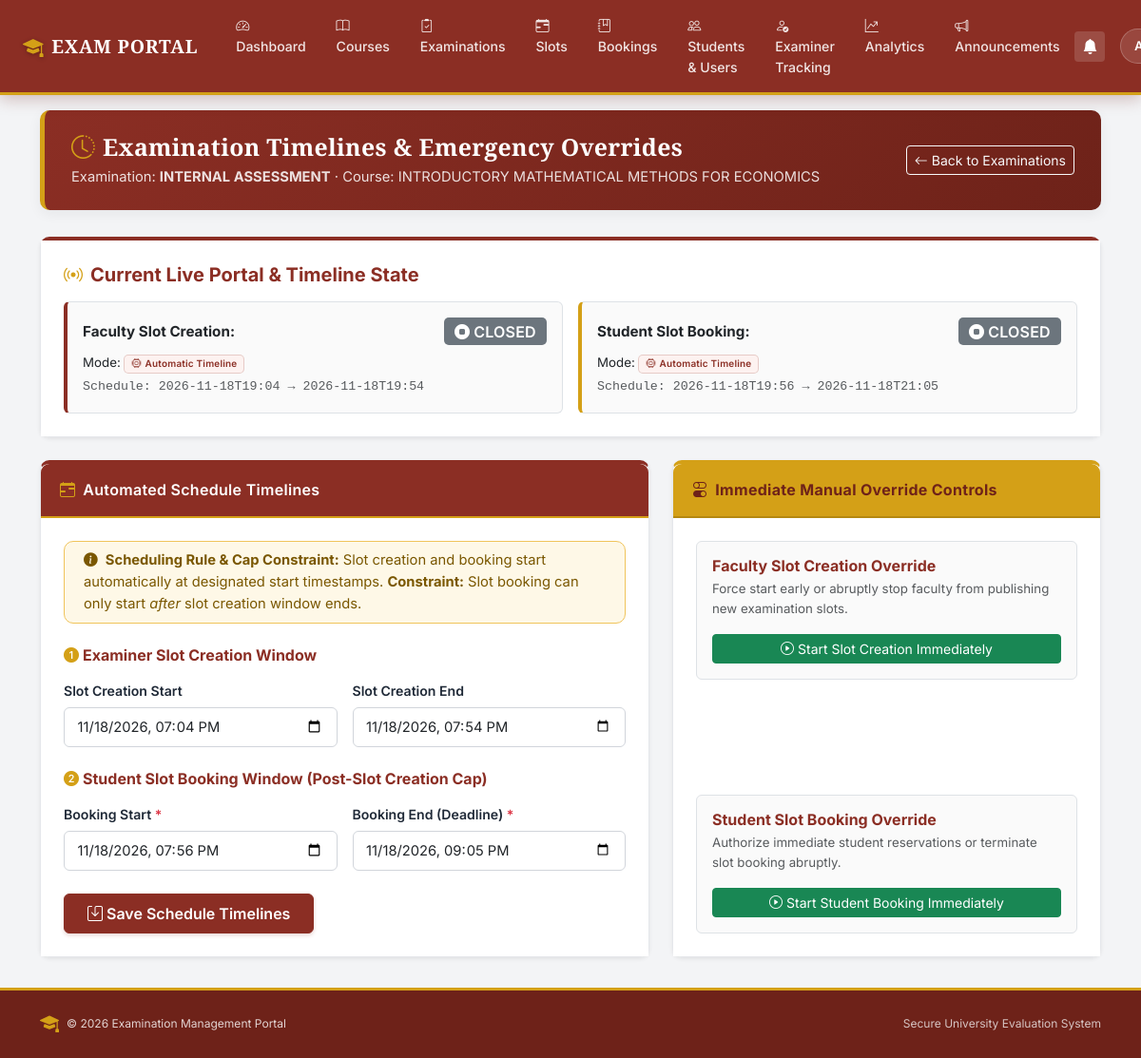
Screenshot of /examination/1/settings (signed in) with the database file from the repository.
### models.py (models this page shows, shortened)
class BaseModel(db.Model):
    __abstract__ = True

class Examination(BaseModel):
    id = db.Column(db.Integer, primary_key=True)
    name = db.Column(db.String(100), nullable=False)
    course_id = db.Column(db.Integer, db.ForeignKey("course.id"), nullable=False)
    status = db.Column(db.String(30), default="Draft")
    slot_creation_start = db.Column(db.String(30))
    slot_creation_end = db.Column(db.String(30))
    slot_creation_open = db.Column(db.Boolean, default=False)
    booking_open = db.Column(db.Boolean, default=False)
    booking_start = db.Column(db.String(30))
    booking_end = db.Column(db.String(30))
    slot_creation_override = db.Column(db.String(10), default=None)
    booking_override = db.Column(db.String(10), default=None)
    course = db.relationship("Course", backref="examinations")

class Course(BaseModel):
    id = db.Column(db.Integer, primary_key=True)
    name = db.Column(db.String(100), nullable=False)
    description = db.Column(db.String(500))
    resources = db.relationship("CourseResource", backref="course", cascade="all, delete-orphan")

### routes/admin.py (the view, shortened to what this page needs)
@role_required("Admin")
def examination_settings(examination_id):
    exam = Examination.query.get_or_404(examination_id)
    return render_template("examination_settings.html", examination=exam)

### templates/examination_settings.html (shortened to what this page needs)
{% extends "base.html" %}
{% block content %}
<div class="container my-3">
    <div class="erp-header">
        <div class="d-flex justify-content-between align-items-center flex-wrap gap-2">
            <div>
                <h2><i class="bi bi-clock-history me-2 text-gold"></i>Examination Timelines &amp; Emergency Overrides</h2>
                <p>Examination: <strong>{{ examination.name }}</strong> &middot; Course: {{ examination.course.name }}</p>
            </div>
            <div>
                <a href="{{ url_for('examinations') }}" class="btn btn-outline-light btn-sm">
                    <i class="bi bi-arrow-left me-1"></i>Back to Examinations
                </a>
            </div>
        </div>
    </div>
    <div class="card shadow-sm mb-4" style="border-top: 4px solid var(--maroon);">
        <div class="card-body p-4 bg-white">
            <h5 class="fw-bold text-maroon mb-3"><i class="bi bi-broadcast me-2 text-gold"></i>Current Live Portal &amp; Timeline State</h5>
            <div class="row g-3">
                <div class="col-md-6">
                    <div class="p-3 rounded border" style="background-color: #FAFAFA; border-left: 4px solid var(--maroon) !important;">
                        <div class="d-flex justify-content-between align-items-center mb-2">
                            <span class="fw-bold text-dark">Faculty Slot Creation:</span>
                            {% if examination.slot_creation_open %}
                                <span class="badge bg-success fs-6"><i class="bi bi-play-circle-fill me-1"></i>OPEN / ACTIVE</span>
                            {% else %}
                                <span class="badge bg-secondary fs-6"><i class="bi bi-stop-circle-fill me-1"></i>CLOSED</span>
                            {% endif %}
                        </div>
                        <div class="small mb-1">
                            Mode:
                            {% if examination.slot_creation_override == 'open' %}
                                <span class="badge bg-gold text-dark"><i class="bi bi-shield-exclamation me-1"></i>Force Opened (Admin Override)</span>
                            {% elif examination.slot_creation_override == 'closed' %}
                                <span class="badge bg-danger"><i class="bi bi-slash-circle me-1"></i>Stopped Abruptly (Admin Override)</span>
                            {% else %}
                                <span class="badge" style="background-color: var(--maroon-subtle); color: var(--maroon); border: 1px solid rgba(139,46,36,0.2);"><i class="bi bi-cpu me-1"></i>Automatic Timeline</span>
                            {% endif %}
                        </div>
                        <div class="small text-muted font-monospace">
                            Schedule: {{ examination.slot_creation_start or 'Not set' }} &rarr; {{ examination.slot_creation_end or 'Not set' }}
                        </div>
                    </div>
                </div>
                <div class="col-md-6">
                    <div class="p-3 rounded border" style="background-color: #FAFAFA; border-left: 4px solid var(--gold) !important;">
                        <div class="d-flex justify-content-between align-items-center mb-2">
                            <span class="fw-bold text-dark">Student Slot Booking:</span>
                            {% if examination.booking_open %}
                                <span class="badge bg-success fs-6"><i class="bi bi-play-circle-fill me-1"></i>OPEN / ACTIVE</span>
                            {% else %}
                                <span class="badge bg-secondary fs-6"><i class="bi bi-stop-circle-fill me-1"></i>CLOSED</span>
                            {% endif %}
                        </div>
                        <div class="small mb-1">
                            Mode:
                            {% if examination.booking_override == 'open' %}
                                <span class="badge bg-gold text-dark"><i class="bi bi-shield-exclamation me-1"></i>Force Opened (Admin Override)</span>
                            {% elif examination.booking_override == 'closed' %}
                                <span class="badge bg-danger"><i class="bi bi-slash-circle me-1"></i>Stopped Abruptly (Admin Override)</span>
                            {% else %}
                                <span class="badge" style="background-color: var(--maroon-subtle); color: var(--maroon); border: 1px solid rgba(139,46,36,0.2);"><i class="bi bi-cpu me-1"></i>Automatic Timeline</span>
                            {% endif %}
                        </div>
                        <div class="small text-muted font-monospace">
                            Schedule: {{ examination.booking_start or 'Not set' }} &rarr; {{ examination.booking_end or 'Not set' }}
                        </div>
                    </div>
                </div>
            </div>
        </div>
    </div>
    <div class="row g-4">
        <div class="col-lg-7">
            <div class="card shadow-sm h-100" style="border-top: 4px solid var(--maroon);">
                <div class="card-header card-header-maroon">
                    <i class="bi bi-calendar-range me-2 text-gold"></i>Automated Schedule Timelines
                </div>
                <div class="card-body p-4 bg-white">
                    <div class="alert alert-info py-2 small mb-4" style="background-color: var(--gold-light); border-color: #F0C45B; color: #7A5700;">
                        <i class="bi bi-info-circle-fill me-1"></i> <strong>Scheduling Rule &amp; Cap Constraint:</strong>
                        Slot creation and booking start automatically at designated start timestamps.
                        <strong>Constraint:</strong> Slot booking can only start <em>after</em> slot creation window ends.
                    </div>
                    <form method="POST" id="timelineForm">
                        <h6 class="fw-bold text-maroon mb-3"><i class="bi bi-1-circle-fill me-1 text-gold"></i>Examiner Slot Creation Window</h6>
                        <div class="row g-3 mb-4">
                            <div class="col-md-6">
                                <label class="form-label">Slot Creation Start</label>
                                <input type="datetime-local" id="slot_creation_start" name="slot_creation_start" class="form-control" value="{{ examination.slot_creation_start or '' }}">
                            </div>
                            <div class="col-md-6">
                                <label class="form-label">Slot Creation End</label>
                                <input type="datetime-local" id="slot_creation_end" name="slot_creation_end" class="form-control" value="{{ examination.slot_creation_end or '' }}" onchange="updateBookingMinCap()">
                            </div>
                        </div>
                        <h6 class="fw-bold text-maroon mb-3"><i class="bi bi-2-circle-fill me-1 text-gold"></i>Student Slot Booking Window (Post-Slot Creation Cap)</h6>
                        <div class="row g-3 mb-4">
                            <div class="col-md-6">
                                <label class="form-label">Booking Start <span class="text-danger">*</span></label>
                                <input type="datetime-local" id="booking_start" name="booking_start" class="form-control" value="{{ examination.booking_start or '' }}">
                            </div>
                            <div class="col-md-6">
                                <label class="form-label">Booking End (Deadline) <span class="text-danger">*</span></label>
                                <input type="datetime-local" id="booking_end" name="booking_end" class="form-control" value="{{ examination.booking_end or '' }}">
                            </div>
                        </div>
                        <button type="submit" class="btn btn-primary px-4 py-2">
                            <i class="bi bi-save me-1"></i>Save Schedule Timelines
                        </button>
                    </form>
                </div>
            </div>
        </div>
        <div class="col-lg-5">
            <div class="card shadow-sm h-100" style="border-top: 4px solid var(--gold);">
                <div class="card-header card-header-gold">
                    <i class="bi bi-toggles me-2"></i>Immediate Manual Override Controls
                </div>
                <div class="card-body p-4 bg-white d-flex flex-column justify-content-between">
                    <div class="p-3 rounded border mb-4" style="background-color: #FAFAFA;">
                        <h6 class="fw-bold text-maroon mb-1">Faculty Slot Creation Override</h6>
                        <p class="small text-muted mb-3">Force start early or abruptly stop faculty from publishing new examination slots.</p>
                        <div class="d-flex gap-2 flex-wrap">
                            <form method="POST" action="{{ url_for('toggle_slot_creation', examination_id=examination.id) }}" class="flex-grow-1">
                                {% if examination.slot_creation_open %}
                                <button type="submit" class="btn btn-danger w-100 btn-sm">
                                    <i class="bi bi-stop-circle me-1"></i>Stop Slot Creation Abruptly
                                </button>
                                {% else %}
                                <button type="submit" class="btn btn-success w-100 btn-sm">
                                    <i class="bi bi-play-circle me-1"></i>Start Slot Creation Immediately
                                </button>
                                {% endif %}
                            </form>
                        </div>
                    </div>
                    <div class="p-3 rounded border" style="background-color: #FAFAFA;">
                        <h6 class="fw-bold text-maroon mb-1">Student Slot Booking Override</h6>
                        <p class="small text-muted mb-3">Authorize immediate student reservations or terminate slot booking abruptly.</p>
                        <div class="d-flex gap-2 flex-wrap">
                            <form method="POST" action="{{ url_for('toggle_booking', examination_id=examination.id) }}" class="flex-grow-1">
                                {% if examination.booking_open %}
                                <button type="submit" class="btn btn-danger w-100 btn-sm">
                                    <i class="bi bi-stop-circle me-1"></i>Stop Student Booking Abruptly
                                </button>
                                {% else %}
                                <button type="submit" class="btn btn-success w-100 btn-sm">
                                    <i class="bi bi-play-circle me-1"></i>Start Student Booking Immediately
                                </button>
                                {% endif %}
                            </form>
                        </div>
                    </div>
                </div>
            </div>
        </div>
    </div>
</div>
{% endblock %}

### rows the page displays
Examination: name "INTERNAL ASSESSMENT", slot_creation_start "2026-11-18T19:04", slot_creation_end "2026-11-18T19:54", booking_start "2026-11-18T19:56", booking_end "2026-11-18T21:05", slot_creation_start "11/18/2026 19:04", slot_creation_end "11/18/2026 19:54", booking_start "11/18/2026 19:56", booking_end "11/18/2026 21:05"
Course: course.name "INTRODUCTORY MATHEMATICAL METHODS FOR ECONOMICS"

### other values shown
{{ 2026 }} "2026"
